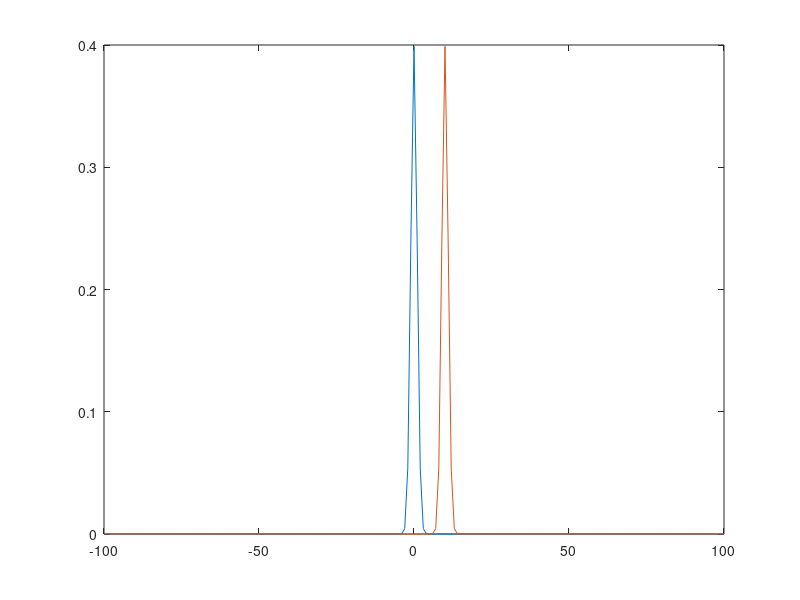
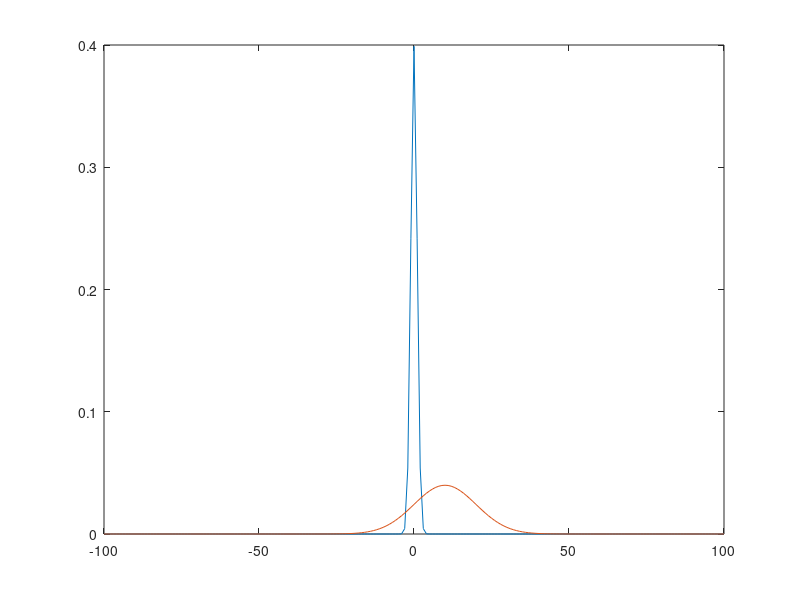
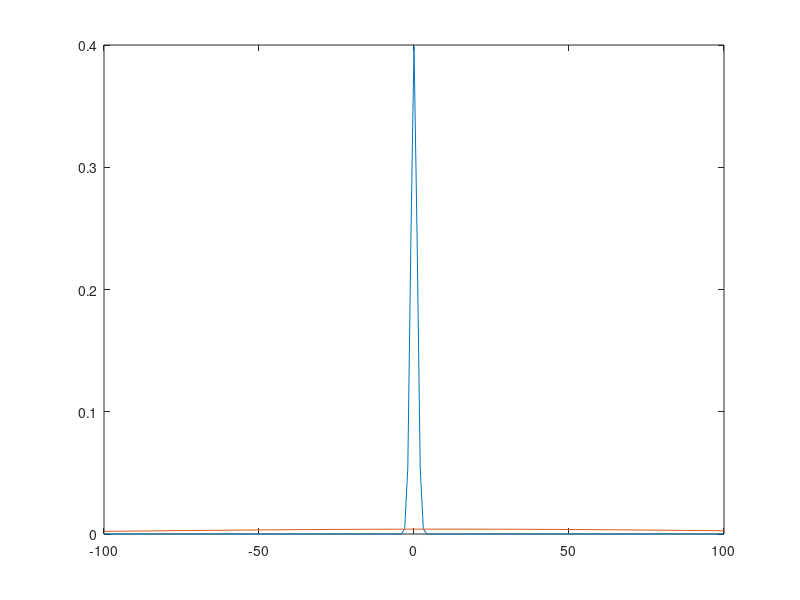
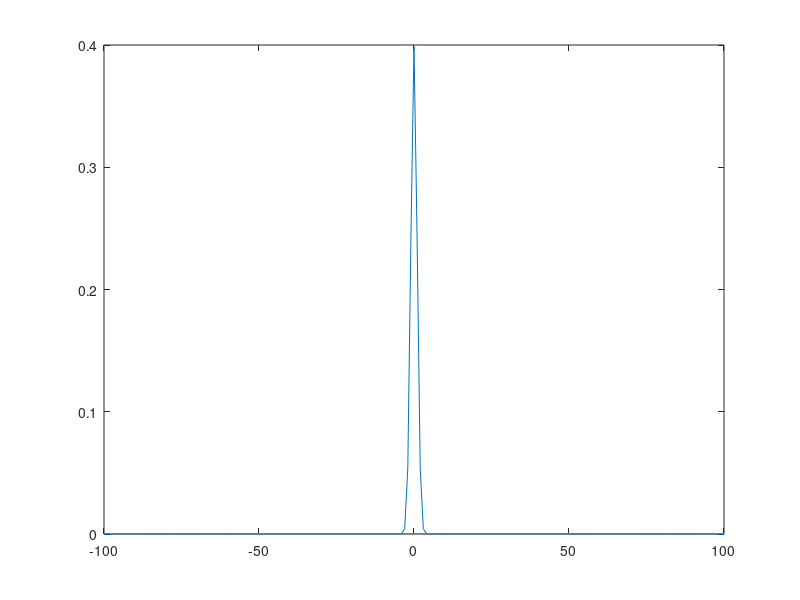

These charts were generated, in order, by the following MATLAB code:

x = [-100:1:100];

noisepdf = normpdf(x, 0, 1);

sig1pdf = normpdf(x, 10, 1);

sig2pdf = normpdf(x, 10, 10);

sig3pdf = normpdf(x, 10, 100);

sig4pdf = normpdf(x, 10, 1000);

figure
plot(x, noisepdf, x, sig1pdf)

figure
plot(x, noisepdf, x, sig2pdf)

figure
plot(x, noisepdf, x, sig3pdf)

figure
plot(x, noisepdf, x, sig4pdf)
